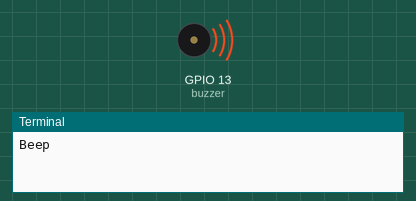
The program below on a simulated Raspberry Pi (BCM pin numbers). On the bench: buzzer (waves = sounding, pin HIGH), the last lines printed to the terminal.

Above: at 0.7 s.
At 5.2 s:
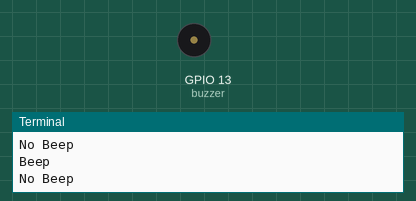
Timing chart, 0 to 6.9 s (numbered marks = the images above):
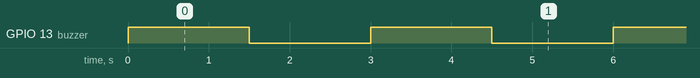

The program:

buzzer.py
```python
# https://docs.sunfounder.com/projects/superkit-v2-pi/en/latest/Lesson_6_buzzer.html

import RPi.GPIO as GPIO
from time import sleep

# Disable warnings
GPIO.setwarnings(False)

# Select GPIO mode
GPIO.setmode(GPIO.BCM)

# Set buzzer pin (Make sure your wire is on GPIO 13)
buzzer = 13
GPIO.setup(buzzer, GPIO.OUT)

try:
    while True:
        # Turn buzzer ON
        GPIO.output(buzzer, GPIO.HIGH)
        print("Beep")
        sleep(1.5)

        # Turn buzzer OFF
        GPIO.output(buzzer, GPIO.LOW)
        print("No Beep")
        sleep(1.5)

except KeyboardInterrupt:
    # Cleans up the pins if you press Ctrl+C
    GPIO.cleanup()
```

Measured:
- by itself, GPIO 13 (buzzer): alternates HIGH for 1.5 s and LOW for 1.5 s
